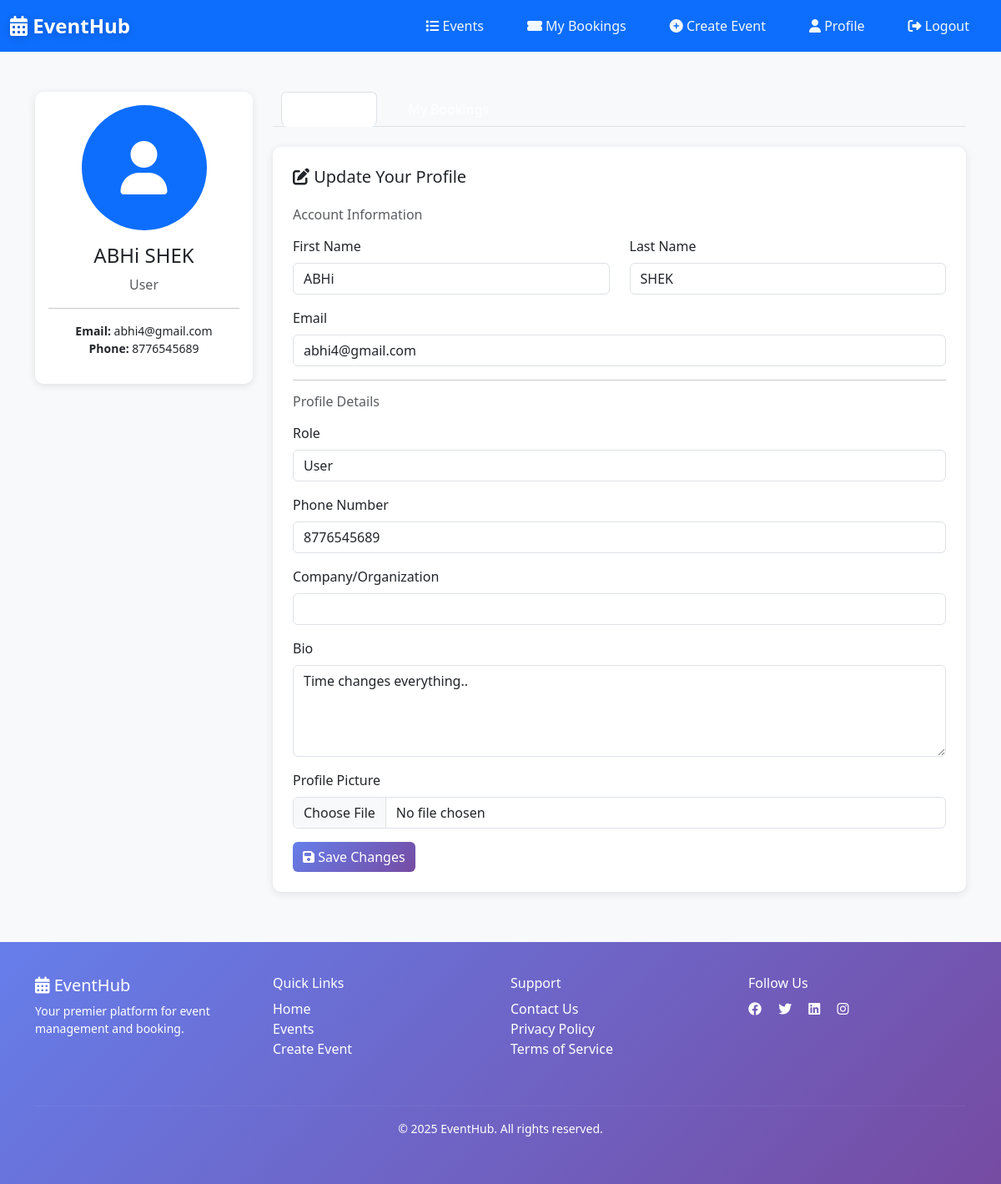
Page /accounts/profile/ (signed in) on the committed database.
### accounts/models.py (models this page shows, shortened)
class UserProfile(models.Model):
    ROLE_CHOICES = [
        ('user', 'User'),
        ('organizer', 'Organizer'),
        ('admin', 'Admin'),
    ]
    user = models.OneToOneField(User, on_delete=models.CASCADE, related_name='profile')
    role = models.CharField(max_length=20, choices=ROLE_CHOICES, default='user')
    phone = models.CharField(max_length=15, blank=True, null=True)
    company = models.CharField(max_length=100, blank=True, null=True)
    bio = models.TextField(blank=True, null=True)
    profile_picture = models.ImageField(upload_to='profile_pictures/', blank=True, null=True)
    created_at = models.DateTimeField(auto_now_add=True)
    updated_at = models.DateTimeField(auto_now=True)
    class Meta:
        verbose_name_plural = "User Profiles"

### accounts/views.py (the view)
# urls.py: path('profile/', views.profile, name='profile'),
@login_required(login_url='login')
def profile(request):
    user_profile = UserProfile.objects.get_or_create(user=request.user)[0]
    bookings = request.user.bookings.all()
    if request.method == 'POST':
        user_form = UserUpdateForm(request.POST, instance=request.user)
        profile_form = UserProfileForm(request.POST, request.FILES, instance=user_profile)
        if user_form.is_valid() and profile_form.is_valid():
            user_form.save()
            profile_form.save()
            messages.success(request, 'Your profile has been updated.')
            return redirect('profile')
    else:
        user_form = UserUpdateForm(instance=request.user)
        profile_form = UserProfileForm(instance=user_profile)
    context = {
        'user_form': user_form,
        'profile_form': profile_form,
        'bookings': bookings,
        'user_profile': user_profile
    }
    return render(request, 'accounts/profile.html', context)

### accounts/forms.py
class UserUpdateForm(forms.ModelForm):
    email = forms.EmailField()
    class Meta:
        model = User
        fields = ('first_name', 'last_name', 'email')
    def __init__(self, *args, **kwargs):
        super().__init__(*args, **kwargs)
        self.fields['email'].widget.attrs.update({'class': 'form-control'})
        self.fields['first_name'].widget.attrs.update({'class': 'form-control'})
        self.fields['last_name'].widget.attrs.update({'class': 'form-control'})

class UserProfileForm(forms.ModelForm):
    class Meta:
        model = UserProfile
        fields = ('role', 'phone', 'company', 'bio', 'profile_picture')
    def __init__(self, *args, **kwargs):
        super().__init__(*args, **kwargs)
        self.fields['role'].widget.attrs.update({'class': 'form-control'})
        self.fields['phone'].widget.attrs.update({'class': 'form-control'})
        self.fields['company'].widget.attrs.update({'class': 'form-control'})
        self.fields['bio'].widget.attrs.update({'class': 'form-control', 'rows': 4})
        self.fields['profile_picture'].widget.attrs.update({'class': 'form-control'})

### templates/accounts/profile.html (shortened to what this page needs)
{% extends 'base.html' %}
{% block navbar_class %}navbar-user-panel{% endblock %}
{% block content %}
<div class="container my-5">
    <div class="row">
        <div class="col-md-3">
            <div class="card mb-4">
                <div class="card-body text-center">
                    {% if user_profile.profile_picture %}
                        <img src="{{ user_profile.profile_picture.url }}" class="img-fluid rounded-circle mb-3" style="width: 150px; height: 150px; object-fit: cover;">
                    {% else %}
                        <div class="bg-primary rounded-circle mb-3 mx-auto d-flex align-items-center justify-content-center" style="width: 150px; height: 150px; color: white;">
                            <i class="fas fa-user" style="font-size: 4rem;"></i>
                        </div>
                    {% endif %}
                    <h4>{{ user.get_full_name|default:user.username }}</h4>
                    <p class="text-muted">{{ user_profile.get_role_display }}</p>
                    <hr>
                    <p class="small">
                        <strong>Email:</strong> {{ user.email }}<br>
                        {% if user_profile.phone %}<strong>Phone:</strong> {{ user_profile.phone }}<br>{% endif %}
                    </p>
                </div>
            </div>
        </div>
        <div class="col-md-9">
            <ul class="nav nav-tabs mb-4" role="tablist">
                <li class="nav-item">
                    <a class="nav-link active" id="profile-tab" data-bs-toggle="tab" href="#profile" role="tab">Edit Profile</a>
                </li>
                <li class="nav-item">
                    <a class="nav-link" id="bookings-tab" data-bs-toggle="tab" href="#bookings" role="tab">My Bookings</a>
                </li>
            </ul>
            <div class="tab-content">
                <div class="tab-pane fade show active" id="profile" role="tabpanel">
                    <div class="card">
                        <div class="card-body p-4">
                            <h5 class="card-title mb-4"><i class="fas fa-edit"></i> Update Your Profile</h5>
                            <form method="POST" enctype="multipart/form-data">
                                <h6 class="mb-3 text-muted">Account Information</h6>
                                <div class="row">
                                    <div class="col-md-6 mb-3">
                                        <label for="{{ user_form.first_name.id_for_label }}" class="form-label">First Name</label>
                                        {{ user_form.first_name }}
                                    </div>
                                    <div class="col-md-6 mb-3">
                                        <label for="{{ user_form.last_name.id_for_label }}" class="form-label">Last Name</label>
                                        {{ user_form.last_name }}
                                    </div>
                                </div>
                                <div class="mb-3">
                                    <label for="{{ user_form.email.id_for_label }}" class="form-label">Email</label>
                                    {{ user_form.email }}
                                </div>
                                <hr>
                                <h6 class="mb-3 text-muted">Profile Details</h6>
                                <div class="mb-3">
                                    <label for="{{ profile_form.role.id_for_label }}" class="form-label">Role</label>
                                    {{ profile_form.role }}
                                </div>
                                <div class="mb-3">
                                    <label for="{{ profile_form.phone.id_for_label }}" class="form-label">Phone Number</label>
                                    {{ profile_form.phone }}
                                </div>
                                <div class="mb-3">
                                    <label for="{{ profile_form.company.id_for_label }}" class="form-label">Company/Organization</label>
                                    {{ profile_form.company }}
                                </div>
                                <div class="mb-3">
                                    <label for="{{ profile_form.bio.id_for_label }}" class="form-label">Bio</label>
                                    {{ profile_form.bio }}
                                </div>
                                <div class="mb-3">
                                    <label for="{{ profile_form.profile_picture.id_for_label }}" class="form-label">Profile Picture</label>
                                    {{ profile_form.profile_picture }}
                                </div>
                                <button type="submit" class="btn btn-primary">
                                    <i class="fas fa-save"></i> Save Changes
                                </button>
                            </form>
                        </div>
                    </div>
                </div>
            </div>
        </div>
    </div>
</div>
{% endblock %}

### templates/base.html (style rules this page uses)
:root { --primary-color: #007bff; --secondary-color: #6c757d; --success-color: #28a745; --danger-color: #dc3545; --dark-bg: #f8f9fa; }
body { font-family: 'Segoe UI', Tahoma, Geneva, Verdana, sans-serif; background-color: var(--dark-bg); }
.nav-link { color: rgba(255, 255, 255, 0.95) !important; margin: 0 10px; transition: all 0.3s ease; padding: 0.5rem 1rem !important; border-radius: 8px; }
.btn-primary { background: linear-gradient(135deg, #667eea 0%, #764ba2 100%); border: none; transition: all 0.3s ease; }
.card { border: none; border-radius: 10px; box-shadow: 0 2px 10px rgba(0, 0, 0, 0.1); transition: all 0.3s ease; }

### rows in the picture
UserProfile: role "User", phone "8776545689", bio "Time changes everything.."

### other values in the picture
{{ user.get_full_name|default:user.username }} "ABHi SHEK"
{{ user.email }} "abhi4@gmail.com"
